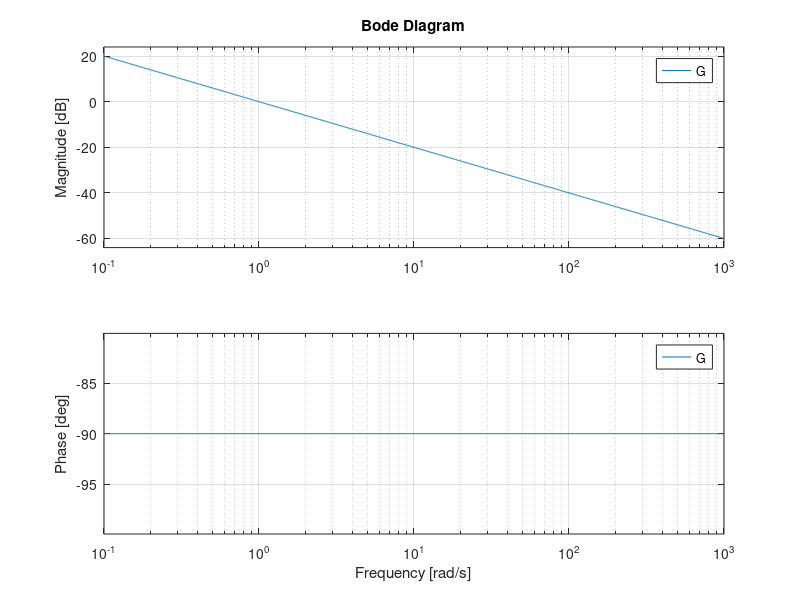

The MATLAB script that drew this image:
clc;
close all;
clear all;
s = tf('s');
G = 100/(s+30);
Y = 100*(s+1)/((s+5)*(s+75));
% subplot(2,1,1),bode(G);
% grid on;
% subplot(2,1,2),bode(Y) ;
% grid on;
% sisotool(G);
% sisotool(Y);
G = 1/s;
bode(G);